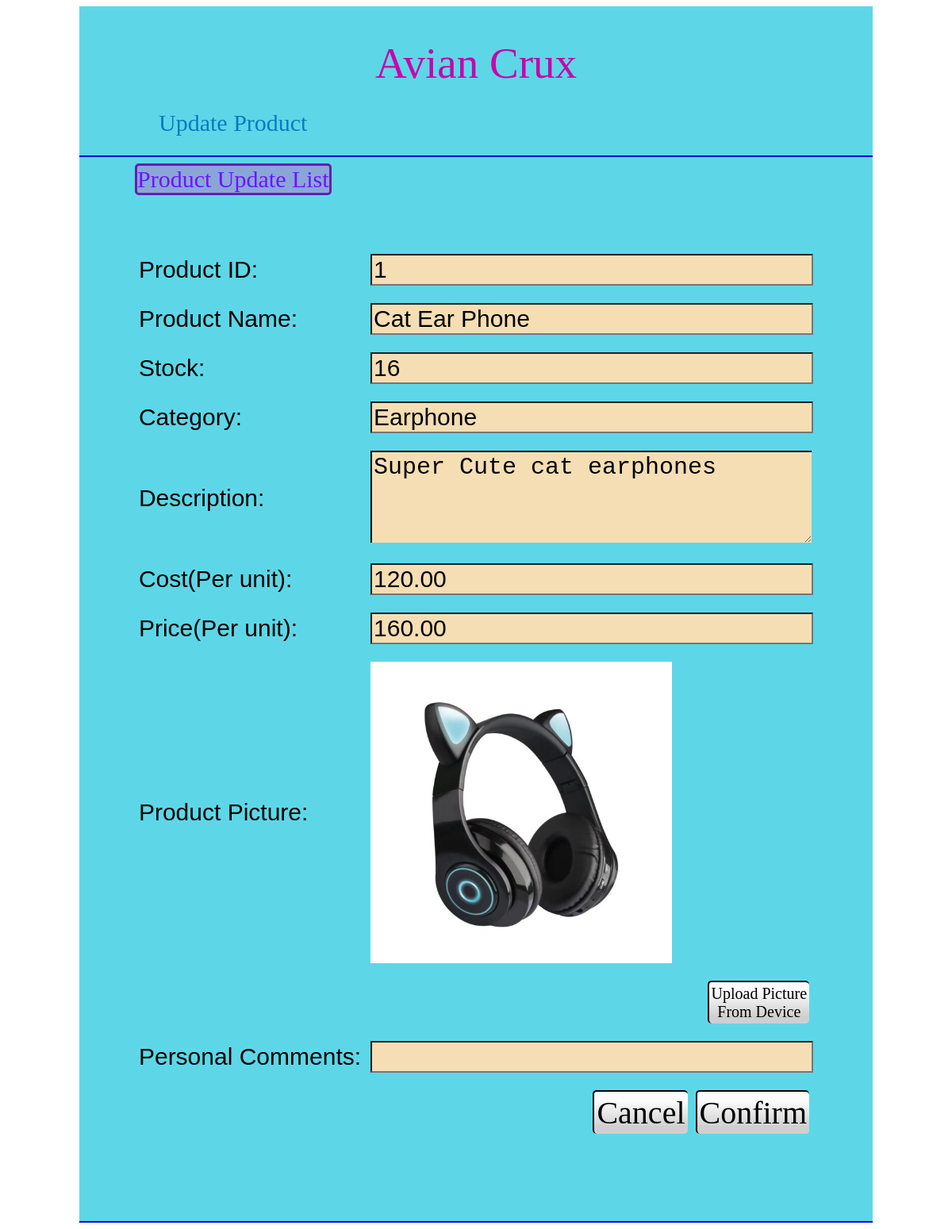
Screenshot of /ManagerUpdateProductListForm.php?ProductID=1 (signed in) with the database file from the repository.
### tables this page shows
CREATE TABLE `productlist` (
  `ProductID` int(11) NOT NULL,
  `ProductName` varchar(255) NOT NULL,
  `ProductDescription` varchar(255) NOT NULL,
  `ProductCategory` varchar(255) NOT NULL,
  `ProductStock` int(11) NOT NULL,
  `ProductCost` decimal(10,2) NOT NULL,
  `ProductPrice` decimal(10,2) NOT NULL,
  `ProductPicture` varchar(255) NOT NULL
);

### ManagerUpdateProductListForm.php (the view, shortened to what this page needs)
<?php session_start();
include_once 'connection.php';
if(isset($_GET['ProductID'])){
$ProductID=$_GET['ProductID'];
$sqlquery5= "Select * From productlist WHERE ProductID = $ProductID";
$result5 = mysqli_query($conn, $sqlquery5);
$resultcheck5 = mysqli_num_rows($result5) ;
if ($resultcheck5 == 1){
    $row = mysqli_fetch_assoc($result5);
    $ProductName = $row['ProductName'];
    $ProductStock = $row['ProductStock'];
    $ProductCategory = $row['ProductCategory'];
    $ProductDescription = $row['ProductDescription'];
    $ProductPicture = $row['ProductPicture'];
    $ProductCost = $row['ProductCost'];
    $ProductPrice = $row['ProductPrice'];
}}
?>
<!DOCTYPE html>
<html lang="en">
<head>
    <link href="allin1css.css" rel="stylesheet"  type="text/css"/>
</head>
<body>
    <center>
<div id="contain">
    <div id="header"><center><div id= "pagetype">Avian Crux</div></center></div>
    <div id="menu" class="welcome">Update Product</div>
    <hr class="lining">
    <div id="menu" >
        <div id="firstconn"><a href="ManagerUpdateProductList.php" class="deco">Product Update List</a></div>
    </div>
    <br>
    <br>
    <br>
    <br>
    <form id="UpdateForm" action="ManagerUpdateProductList.php" method="POST" enctype ="multipart/form-data">
<table id="UpdateProductform">
<tr>
    <td><label class="formlabel" for="ProductID">Product ID:</label></td>
    <td><input id="disablednum" class="forminput" type="number" name="ProductID" value="<?php echo $ProductID ?>"></input></td>
</tr><tr>
    <td><label class="formlabel" for="ProductName">Product Name:</label></td>
    <td><input class="forminput" type="text" name="ProductName" value="<?php echo $ProductName; ?>"></input></td>
</tr><tr>
    <td><label class="formlabel" for="ProductStock">Stock:</label></td>
    <td><input class="forminput" type="number" name="ProductStock" value="<?php echo $ProductStock; ?>"></input></td>
</tr><tr>
    <td><label class="formlabel" for="ProductCategory">Category:</label></td>
    <td><input class="forminput" type="text" name="ProductCategory" value="<?php echo $ProductCategory; ?>"></input></td>
</tr><tr>
    <td><label class="formlabel" for="ProductDescription">Description:</label></td>
    <td><textarea id="longimput" class="forminput" name="ProductDescription" row="5" ><?php echo $ProductDescription; ?></textarea></td>
</tr><tr>
    <td><label class="formlabel" for="ProductCost">Cost(Per unit):</label></td>
    <td><input class="forminput" type="text" name="ProductCost" value="<?php echo $ProductCost ?>"></input></td>
</tr><tr>
    <td><label class="formlabel" for="ProductPrice">Price(Per unit):</label></td>
    <td><input class="forminput" type="text" name="ProductPrice" value="<?php echo $ProductPrice ?>"></input></td>
</tr><tr>
    <td><label class="formlabel" for="ProductPicture">Product Picture:</label></td>
    <td><div id ="imagePre"><img src="image/products/<?php echo $ProductPicture; ?>" id="imagePreIT" name="ProductPicture"></div></td>
</tr><tr>
    <td></td>
    <td><input type="file" name ="ProductPicture" id="formbuttonPic" class ="hidden" accept="image/*"><label for="formbuttonPic" class = "formpicbutton">Upload Picture<br>From Device</label></textarea></td>
</tr><tr>
    <td><label class="formlabel" for="UpdateComments">Personal Comments:</label></td>
    <td><input class="forminput" type="text" name="UpdateComments" required></input></td>
</tr><tr>
<td></td><td><input type="submit" name="Update Product" value="Confirm" class="formbutton"><a href="ManagerUpdateProductList.php" class="formbutton">Cancel</a></input>
</td>
</tr>
</table>
</form>
    <div style="height:90px;"></div>
    <hr class="lining">
</center>
</body>

### allin1css.css (style rules this page uses)
#contain { background-color:rgb(93, 215, 231); width:1000px; }
#header { padding-top: 20px; height:110px; width:1000px; font-size:80px; text-align: center; }
#pagetype { padding-top: 20px; height:100px; width:300px; font-size:55px; text-align: center; color : rgb(199, 5, 173); }
#menu { font-size: 30px; height:30px; width:1000px; color : rgb(6, 124, 192); }
.welcome { text-align: left; padding-left: 100px; padding-bottom: 20px; }
#firstconn { float:left; margin-left: 70px; background-color: rgb(138, 166, 216); border-color: rgb(100, 30, 180); border-width: 3px; border-style: solid; border-radius: 5px; }
.deco { color : rgb(110, 20, 255); text-decoration: none; }
.lining { border-color : rgb(5, 2, 202) }
tr, td { padding: 10px 5px; }
.forminput { width: 550px; font-size: 30px; background-color: wheat; }
.formlabel { width: 100px; font-size: 30px; font-family: Impact, Haettenschweiler, 'Arial Narrow Bold', sans-serif; }
.formbutton { font-size: 40px; float:right; -webkit-border-radius: 5px; -moz-border-radius: 5px; border-radius: 5px; background-image: -webkit-gradient(linear, left bottom, left top, color-stop(0.16, rgb(207, 207, 207)), color-stop(0.79, rgb(252, 252, 252))); background-image: -moz-linear-gradient(center bottom, rgb(207, 207, 207) 16%, rgb(252, 252, 252) 79%); background-image: linear-gradient(to top, rgb(207, 207, 207) 16%, rgb(252, 252, 252) 79%); padding: 3px; border-color: #000; color: black; border-width: 2px 0px 0px 2px; border-style: solid; text-decoration: none; font-family: 'Times New Roman', Times, serif; margin : 0px 5px ; }
.formpicbutton { font-size: 20px; float:right; -webkit-border-radius: 5px; -moz-border-radius: 5px; border-radius: 5px; background-image: -webkit-gradient(linear, left bottom, left top, color-stop(0.16, rgb(207, 207, 207)), color-stop(0.79, rgb(252, 252, 252))); background-image: -moz-linear-gradient(center bottom, rgb(207, 207, 207) 16%, rgb(252, 252, 252) 79%); background-image: linear-gradient(to top, rgb(207, 207, 207) 16%, rgb(252, 252, 252) 79%); padding: 3px; border-color: #000; border-width: 2px 0px 0px 2px; border-style: solid; color:black; text-decoration: none; font-family: 'Times New Roman', Times, serif; margin : 0px 5px ; text-align: center; }
#disablednum { pointer-events:none; }
#longimput { height: 110px; border-color: #000; border-width: 2px 0px 0px 2px; border-style: solid; }
#imagePre { width: 550px; height: 380px; }
#imagePreIT { max-width: 550px; max-height: 380px; }

### rows the page displays
productlist: ProductName "Cat Ear Phone", ProductStock "16", ProductCategory "Earphone", ProductDescription "Super Cute cat earphones", ProductCost "120.00", ProductPrice "160.00", ProductPicture (picture)
